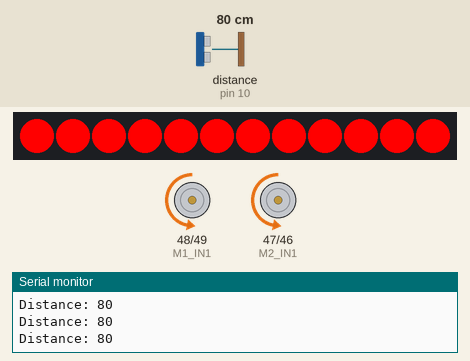
This sketch was run on a simulated Arduino Mega 2560, built with avr-gcc and run on an emulated ATmega2560. Parts: 12 RGB LEDs in strip order, left to right, motor-driver pin pairs drawn as motors (green arrow = first pin HIGH = forward, orange = second pin HIGH = backward, longer = more drive, scaled by the enable pin), the last lines printed to the serial monitor. The test bench sets the inputs (shaded band); at power-on: distance to the obstacle (sensor on pin 10) 80 cm.

Above: at 2.1 s.
At 4.2 s:
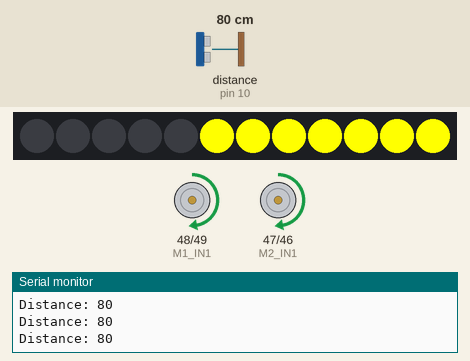
4.3 s: distance to the obstacle (sensor on pin 10) set to 32 cm
5.8 s: distance to the obstacle (sensor on pin 10) set to 28 cm
At 6.3 s:
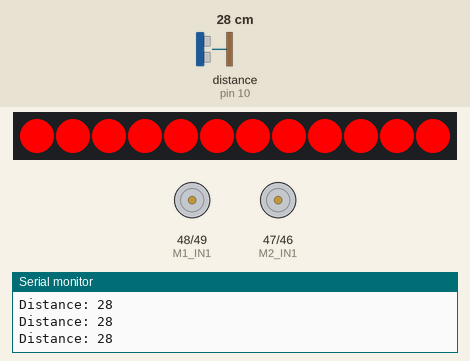
8.8 s: distance to the obstacle (sensor on pin 10) set to 35 cm
At 10.4 s:
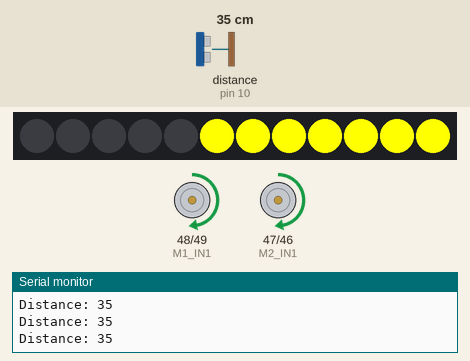
Timing chart, 0 to 11.9 s (numbered marks = the images above; inputs shaded):
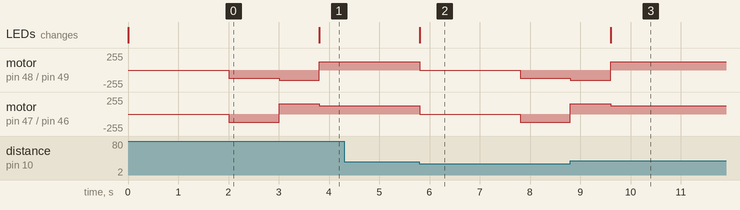

The sketch:

labo2.ino
```cpp
#include "MeAuriga.h"

#define LEDNUM 12
#define LEDPIN 44
MeRGBLed led(PORT0, LEDNUM);

const int NOMBRE_DE_LED_A_ACTIVER = 7;
const int ledsDevant[NOMBRE_DE_LED_A_ACTIVER] = { 0, 1, 2, 3, 4, 5, 11 };
const int ledsArriere[NOMBRE_DE_LED_A_ACTIVER] = { 11, 10, 9, 8, 7, 6, 5 };

MeUltrasonicSensor capteurDistance(PORT_10);

enum Etat {
  ARRET,
  MARCHE,
  LENT,
  RECULE,
  PIVOTE
};
Etat currentState = MARCHE;

unsigned long stateMillis = 0;

const unsigned long DUREE_ARRET = 2000;
const unsigned long DUREE_RECULE = 1000;
const unsigned long DUREE_PIVOTE = 800;

const int DISTANCE_ACTIVATION = 100;
const int DISTANCE_ARRET = 30;

const int VITESSE_CROISIERE_POURCENT = 60;
const int VITESSE_LENTE_POURCENT = 50;
const int PWM_MAX = 255;

const int M1_PWM = 11;
const int M1_IN1 = 48;
const int M1_IN2 = 49;

const int M2_PWM = 10;
const int M2_IN1 = 47;
const int M2_IN2 = 46;

void setup() {
  Serial.begin(9600);

  pinMode(M1_PWM, OUTPUT);
  pinMode(M1_IN2, OUTPUT);
  pinMode(M1_IN1, OUTPUT);

  pinMode(M2_PWM, OUTPUT);
  pinMode(M2_IN2, OUTPUT);
  pinMode(M2_IN1, OUTPUT);

  led.setpin(LEDPIN);
}

void loop() {
  unsigned long currentMillis = millis();
  int distance = lireDistance(currentMillis);

  gererEtats(currentMillis, distance);
}

void gererEtats(unsigned long currentMillis, int distance) {
  switch (currentState) {
    case MARCHE:
      gererMarche();
      if (distance < DISTANCE_ACTIVATION) {
        currentState = LENT;
      }
      break;

    case LENT:
      gererLent();
      if (distance >= DISTANCE_ACTIVATION) {
        currentState = MARCHE;
      } else if (distance < DISTANCE_ARRET) {
        currentState = ARRET;
        stateMillis = currentMillis;
      }
      break;

    case ARRET:
      gererArret();
      if (currentMillis - stateMillis >= DUREE_ARRET) {
        currentState = RECULE;
        stateMillis = currentMillis;
      }
      break;

    case RECULE:
      gererRecule();
      if (currentMillis - stateMillis >= DUREE_RECULE) {
        currentState = PIVOTE;
        stateMillis = currentMillis;
      }
      break;

    case PIVOTE:
      gererPivot();
      if (currentMillis - stateMillis >= DUREE_PIVOTE) {
        currentState = MARCHE;
      }
      break;
  }
}

int lireDistance(unsigned long currentMillis) {
  static int distance;
  static unsigned long previousMillis = 0;
  const unsigned long DUREE_LECTURE = 100;

  if (currentMillis - previousMillis >= DUREE_LECTURE) {
    previousMillis = currentMillis;
    distance = capteurDistance.distanceCm();

    Serial.print("Distance: ");
    Serial.println(distance);
  }
  return distance;
}

void gererMarche() {
  int vitessePwm = (VITESSE_CROISIERE_POURCENT / 100.0) * PWM_MAX;

  digitalWrite(M1_IN2, LOW);
  digitalWrite(M1_IN1, HIGH);
  analogWrite(M1_PWM, vitessePwm);

  digitalWrite(M2_IN2, LOW);
  digitalWrite(M2_IN1, HIGH);
  analogWrite(M2_PWM, vitessePwm);

  led.setColor(0, 0, 0, 0);
  for (int i = 0; i < NOMBRE_DE_LED_A_ACTIVER; i++) {
    led.setColorAt(ledsDevant[i], 0, 255, 0);
  }
  led.show();
}

void gererArret() {
  analogWrite(M1_PWM, 0);
  analogWrite(M2_PWM, 0);

  led.setColor(255, 0, 0);
  led.show();
}

void gererLent() {
  int vitessePwm = (VITESSE_LENTE_POURCENT / 100.0) * PWM_MAX;

  digitalWrite(M1_IN2, LOW);
  digitalWrite(M1_IN1, HIGH);
  analogWrite(M1_PWM, vitessePwm);

  digitalWrite(M2_IN2, LOW);
  digitalWrite(M2_IN1, HIGH);
  analogWrite(M2_PWM, vitessePwm);

  led.setColor(0, 0, 0, 0);
  for (int i = 0; i < NOMBRE_DE_LED_A_ACTIVER; i++) {
    led.setColorAt(ledsArriere[i], 255, 255, 0);
  }
  led.show();
}

void gererRecule() {
  int vitessePwm = (VITESSE_LENTE_POURCENT / 100.0) * PWM_MAX;

  digitalWrite(M1_IN2, HIGH);
  digitalWrite(M1_IN1, LOW);
  analogWrite(M1_PWM, vitessePwm);

  digitalWrite(M2_IN2, HIGH);
  digitalWrite(M2_IN1, LOW);
  analogWrite(M2_PWM, vitessePwm);

  led.setColor(255, 0, 0);
  led.show();
}

void gererPivot() {
  int vitessePwm = (VITESSE_CROISIERE_POURCENT / 100.0) * PWM_MAX;

  digitalWrite(M1_IN2, HIGH);
  digitalWrite(M1_IN1, LOW);
  analogWrite(M1_PWM, vitessePwm);

  digitalWrite(M2_IN2, LOW);
  digitalWrite(M2_IN1, HIGH);
  analogWrite(M2_PWM, vitessePwm);

  led.setColor(255, 0, 0);
  led.show();
}
```

Measured:
- the behaviour switches between 30 and 29 cm on distance to the obstacle (sensor on pin 10) (found by bisection; images 1 and 2)
- after the input at 5.8 s, motor on pin 48 (M1_IN1) / pin 49 (M1_IN2), motor on pin 47 (M2_IN1) / pin 46 (M2_IN2): forward 127/255 → stopped at once, → backward 127/255 2.0 s later; the LEDs: change at once (image 2)
- after the input at 8.8 s, the LEDs: first differ from a run without the input after 0.81 s (image 3)
- what the display in image 0 shows lasts 3.8 s, from 0.0 s to 3.8 s
